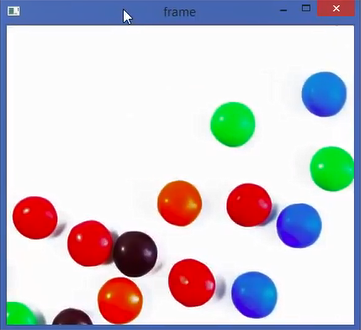
#> input picture object detection and tracking/course.PNG, 361 x 330 px
$ python test.py
#> lines starting #> are read from the running program, lines starting #| are printed output that depends on the picture; after the words box and inside, x2 and y2 are one past the last pixel; in counts of white or black regions, pixels touching at a corner belong together
import numpy as np
import cv2

def nothing(x):
    pass

cv2.namedWindow('Tracking')
cv2.createTrackbar('LowerHue', 'Tracking', 120, 179, nothing)
cv2.createTrackbar('LowerSaturation', 'Tracking', 50, 255, nothing)
cv2.createTrackbar('LowerValue', 'Tracking', 50, 255, nothing)
cv2.createTrackbar('UpperHue', 'Tracking', 150, 179, nothing)
cv2.createTrackbar('UpperSaturation', 'Tracking', 255, 255, nothing)
cv2.createTrackbar('UpperValue', 'Tracking', 255, 255, nothing)

while True:
    frame = cv2.imread('course.PNG')
#> frame is the input picture: shape (330, 361, 3); mean B, G, R 207.7, 199.4, 204.8
    hsv = cv2.cvtColor(frame, cv2.COLOR_BGR2HSV)
#> hsv: shape (330, 361, 3); mean H, S, V 49.5, 60.8, 231.5

    lower_hue = cv2.getTrackbarPos('LowerHue', 'Tracking')
    lower_saturation = cv2.getTrackbarPos('LowerSaturation', 'Tracking')
    lower_value = cv2.getTrackbarPos('LowerValue', 'Tracking')
    upper_hue = cv2.getTrackbarPos('UpperHue', 'Tracking')
    upper_saturation = cv2.getTrackbarPos('UpperSaturation', 'Tracking')
    upper_value = cv2.getTrackbarPos('UpperValue', 'Tracking')

    lower_purple = np.array([lower_hue, lower_saturation, lower_value])
    upper_purple = np.array([upper_hue, upper_saturation, upper_value])

    mask = cv2.inRange(hsv, lower_purple, upper_purple)
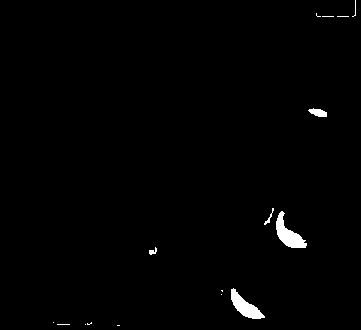
#> mask: shape (330, 361); 1% white; 16 white regions (11 under 20 px)
    result = cv2.bitwise_and(frame, frame, mask=mask)

    contours, _ = cv2.findContours(mask, cv2.RETR_EXTERNAL, cv2.CHAIN_APPROX_SIMPLE)
#> contours = 16 contours, 12 with area under 20; largest, box (x1, y1, x2, y2) and area: (276, 211, 307, 248) 452, (231, 288, 265, 319) 404, (308, 108, 327, 117) 90, (149, 247, 157, 255) 21

    min_contour_area = 100
    max_contour_area = 5000
    min_aspect_ratio = 0.5
    max_aspect_ratio = 1.5
    ball_contours = []

    for contour in contours:
        area = cv2.contourArea(contour)
        x, y, width, height = cv2.boundingRect(contour)
        aspect_ratio = width / float(height)

        if min_contour_area < area < max_contour_area and min_aspect_ratio < aspect_ratio < max_aspect_ratio:
            ball_contours.append(contour)
#> this loop made 16 passes
#> (area, x, y, width, height, aspect_ratio) on passes 8, 9, 10, 12: (404.5, 231, 288, 34, 31, 1.1), (21, 149, 247, 8, 8, 1), (452.5, 276, 211, 31, 37, 0.838), (90, 308, 108, 19, 9, 2.11)
#> after the loop, ball_contours = 2 contours; box (x1, y1, x2, y2) and area: (276, 211, 307, 248) 452, (231, 288, 265, 319) 404

    cv2.drawContours(frame, ball_contours, -1, (0, 255, 0), 2)
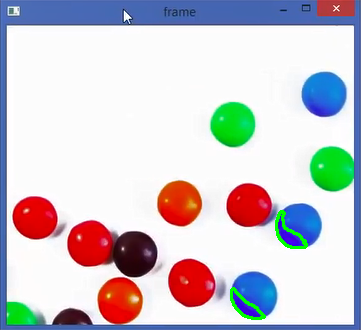
#> frame: shape (330, 361, 3); 0.59% of pixels changed, all inside (x1, y1, x2, y2) = (230, 210, 308, 320)

    cv2.imshow('frame', frame)
    cv2.imshow('mask', mask)
    cv2.imshow('result', result)

    k = cv2.waitKey(1)
#> (key Esc is pressed here)
    if k == 27:
        break

cv2.destroyAllWindows()
